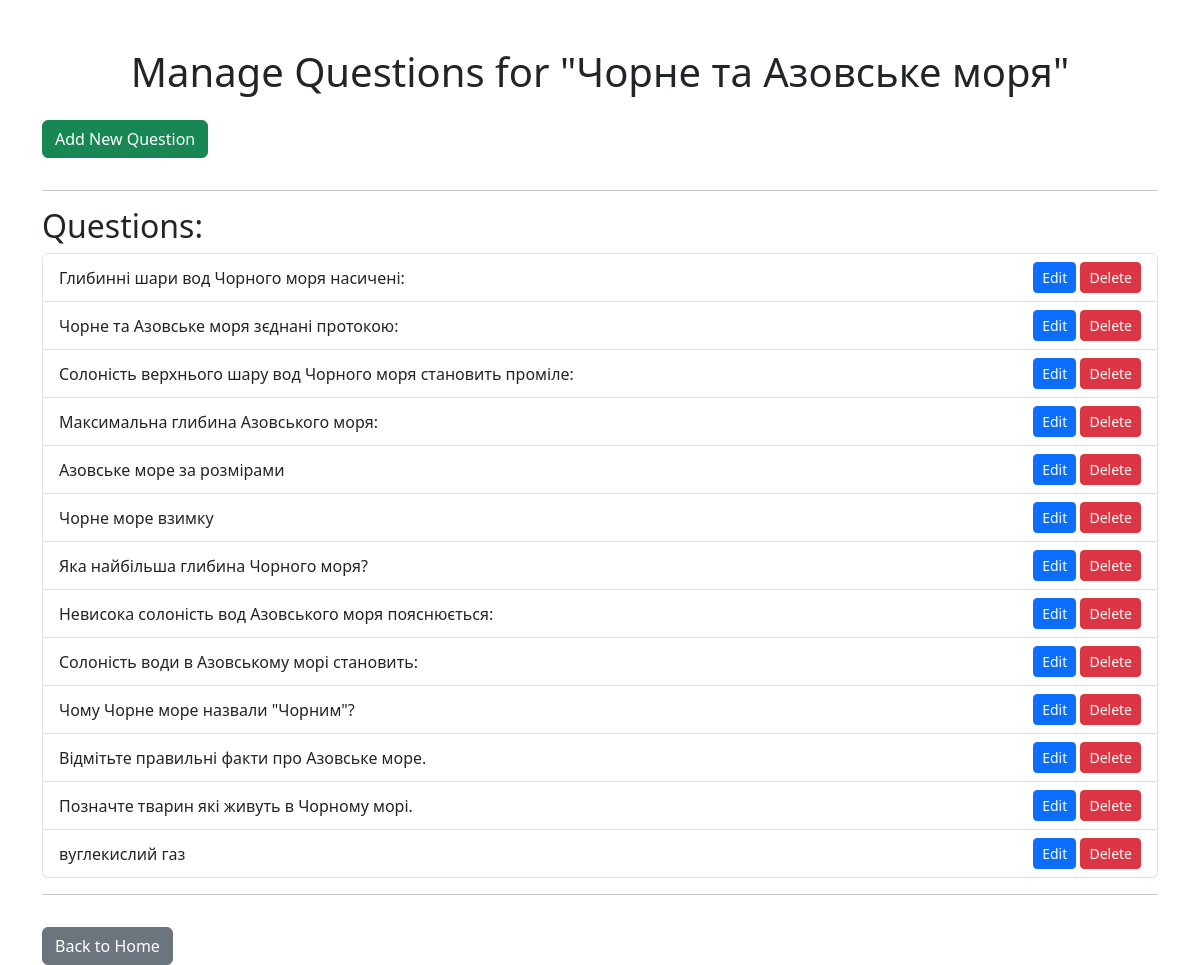
The page /quiz/1/questions/ on the database its author committed.
### quiz/models.py (models this page shows, shortened)
class Quiz(models.Model):
    name = models.CharField(max_length=200)  # Поле для назви вікторини, обмежене до 200 символів.
    description = models.TextField()  # Поле для опису вікторини.
    category = models.CharField(max_length=50)  # Поле для категорії вікторини, обмежене до 50 символів.

class Question(models.Model):
    quiz = models.ForeignKey(Quiz, on_delete=models.CASCADE, related_name='questions')
    text = models.CharField(max_length=300)  # Поле для тексту питання, обмежене до 300 символів.

### quiz/views.py (the view)
# urls.py: path('quiz/<int:quiz_id>/questions/', views.manage_questions, name='manage_questions'),
def manage_questions(request, quiz_id):
    quiz = Quiz.objects.get(id=quiz_id)
    questions = quiz.questions.all()
    return render(request, 'quiz/manage_questions.html', {
        'quiz': quiz,
        'questions': questions,
    })

### quiz/templates/quiz/manage_questions.html (shortened to what this page needs)
<!DOCTYPE html>
<html lang="en">
<head>
    <link href="https://cdn.jsdelivr.net/npm/bootstrap@5.3.0-alpha1/dist/css/bootstrap.min.css" rel="stylesheet">
</head>
<body>
<div class="container mt-5">
    <h1 class="text-center mb-4">Manage Questions for "{{ quiz.name }}"</h1>
    <a href="{% url 'add_question' quiz.id %}" class="btn btn-success mb-3">Add New Question</a>
    <hr>
    <h2>Questions:</h2>
    <ul class="list-group">
        {% for question in questions %}
            <li class="list-group-item d-flex justify-content-between align-items-center">
                {{ question.text }}
                <div>
                    <a href="{% url 'edit_question' question.id %}" class="btn btn-primary btn-sm">Edit</a>
                    <a href="{% url 'delete_question' question.id %}" class="btn btn-danger btn-sm">Delete</a>
                </div>
            </li>
        {% endfor %}
    </ul>
    <hr>
    <a href="{% url 'home' %}" class="btn btn-secondary mt-3">Back to Home</a>
</div>
</body>
</html>

### rows shown on the page
Quiz: name "Чорне та Азовське моря"
Question: text "Глибинні шари вод Чорного моря насичені:"
Question: text "Чорне та Азовське моря зєднані протокою:"
Question: text "Солоність верхнього шару вод Чорного моря становить проміле:"
Question: text "Максимальна глибина Азовського моря:"
Question: text "Азовське море за розмірами"
Question: text "Чорне море взимку"
Question: text "Яка найбільша глибина Чорного моря?"
Question: text "Невисока солоність вод Азовського моря пояснюється:"
Question: text "Солоність води в Азовському морі становить:"
Question: text "Чому Чорне море назвали \"Чорним\"?"
Question: text "Відмітьте правильні факти про Азовське море."
Question: text "Позначте тварин які живуть в Чорному морі."
Question: text "вуглекислий газ"
